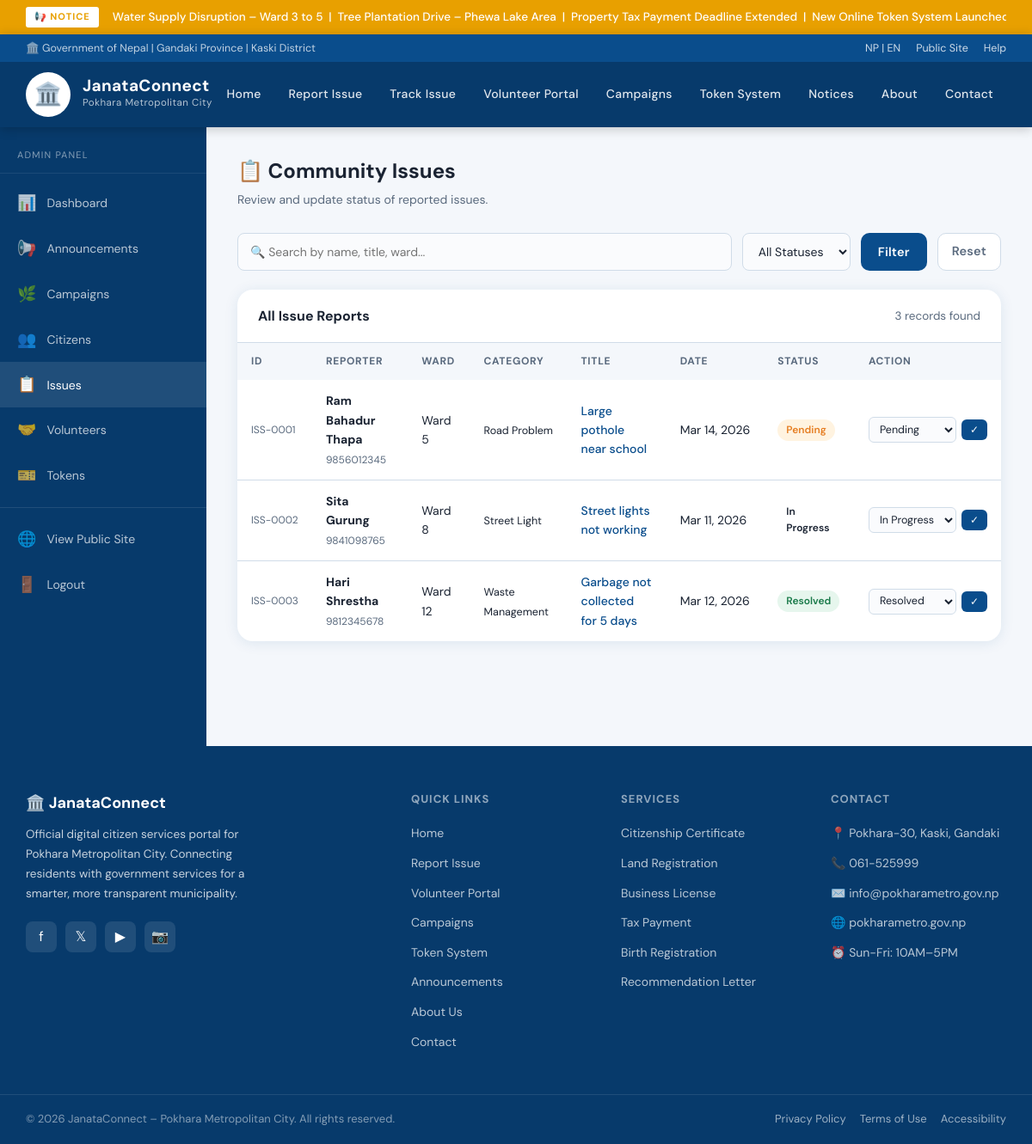
The page /admin/issues.php (signed in) on the database its author committed.
### tables this page shows
CREATE TABLE IF NOT EXISTS issues (
    id INT AUTO_INCREMENT PRIMARY KEY,
    name VARCHAR(120) NOT NULL,
    phone VARCHAR(20) NOT NULL,
    email VARCHAR(120),
    ward VARCHAR(10) NOT NULL,
    category VARCHAR(60) NOT NULL,
    title VARCHAR(200) NOT NULL,
    description TEXT NOT NULL,
    location VARCHAR(300),
    photo VARCHAR(300),
    date DATE NOT NULL,
    status ENUM('Pending', 'In Progress', 'Resolved') DEFAULT 'Pending',
    created_at TIMESTAMP DEFAULT CURRENT_TIMESTAMP,
    updated_at TIMESTAMP DEFAULT CURRENT_TIMESTAMP ON UPDATE CURRENT_TIMESTAMP
);

### admin/issues.php (the view, shortened to what this page needs)
<?php
$conn = getDB();
$where = '';
$issues = $conn->query("SELECT * FROM issues WHERE 1=1 $where ORDER BY created_at DESC");
?>
<!DOCTYPE html>
<html lang="en">
<head>
  <link rel="stylesheet" href="../css/style.css">
</head>
<body>
<?php include '../includes/header.php'; ?>
<div class="admin-layout">
  <?php include 'sidebar.php'; ?>
  <main class="admin-main">
    <div class="admin-header">
      <div><h1>📋 Community Issues</h1><p>Review and update status of reported issues.</p></div>
    </div>
    <form method="GET" style="display:flex;gap:12px;margin-bottom:22px;flex-wrap:wrap;">
      <input type="text" name="search" placeholder="🔍 Search by name, title, ward..." value="<?= htmlspecialchars($_GET['search'] ?? '') ?>" style="flex:1;min-width:200px;padding:9px 14px;border:1.5px solid #d0dce8;border-radius:8px;font-size:14px;font-family:inherit;">
      <select name="filter" style="padding:9px 14px;border:1.5px solid #d0dce8;border-radius:8px;font-size:14px;font-family:inherit;">
        <option value="">All Statuses</option>
      </select>
      <button type="submit" class="btn btn-blue" style="padding:9px 20px;">Filter</button>
      <a href="issues.php" class="btn" style="padding:9px 16px;border:1.5px solid #d0dce8;color:#5a6a7e;background:white;">Reset</a>
    </form>
    <div class="data-table">
      <div class="table-header">
        <h3>All Issue Reports</h3>
        <span style="font-size:13.5px;color:#5a6a7e;"><?= $issues->num_rows ?> records found</span>
      </div>
      <table>
        <thead>
          <tr><th>ID</th><th>Reporter</th><th>Ward</th><th>Category</th><th>Title</th><th>Date</th><th>Status</th><th>Action</th></tr>
        </thead>
        <tbody>
          <?php while ($row = $issues->fetch_assoc()): ?>
          <tr>
            <td style="font-size:12px;color:#5a6a7e;white-space:nowrap;">ISS-<?= str_pad($row['id'], 4, '0', STR_PAD_LEFT) ?></td>
            <td>
              <strong style="font-size:14px;"><?= htmlspecialchars($row['name']) ?></strong><br>
              <span style="font-size:12px;color:#5a6a7e;"><?= htmlspecialchars($row['phone']) ?></span>
            </td>
            <td>Ward <?= htmlspecialchars($row['ward']) ?></td>
            <td><span style="font-size:12.5px;"><?= htmlspecialchars($row['category']) ?></span></td>
            <td>
              <a href="issue_detail.php?id=<?= $row['id'] ?>" style="color:#0a4d8c;text-decoration:none;font-weight:500;"><?= htmlspecialchars(substr($row['title'], 0, 35)) ?><?= strlen($row['title']) > 35 ? '...' : '' ?></a>
            </td>
            <td style="white-space:nowrap;"><?= date('M j, Y', strtotime($row['date'])) ?></td>
            <td>
              <span class="badge badge-<?= strtolower(str_replace(' ', '-', $row['status'])) ?>" id="badge-<?= $row['id'] ?>">
                <?= htmlspecialchars($row['status']) ?>
              </span>
            </td>
            <td>
              <form method="POST" style="display:flex;gap:6px;align-items:center;">
                <select name="status" id="status-<?= $row['id'] ?>" style="padding:5px 8px;border:1.5px solid #d0dce8;border-radius:6px;font-size:12.5px;font-family:inherit;">
                  <option <?= $row['status']=='Pending' ? 'selected' : '' ?>>Pending</option>
                  <option <?= $row['status']=='In Progress' ? 'selected' : '' ?>>In Progress</option>
                  <option <?= $row['status']=='Resolved' ? 'selected' : '' ?>>Resolved</option>
                </select>
                <button type="submit" style="padding:5px 10px;background:#0a4d8c;color:white;border:none;border-radius:6px;font-size:12px;cursor:pointer;">✓</button>
              </form>
            </td>
          </tr>
          <?php endwhile; ?>
        </tbody>
      </table>
    </div>
  </main>
</div>
<?php include '../includes/footer.php'; ?>

### css/style.css (style rules this page uses)
:root { --primary: #0a4d8c; --primary-dark: #073a6b; --primary-light: #1a6bbf; --accent: #e8a000; --accent-light: #f5c842; --red: #c0392b; --green: #1a7a4a; --text: #1a2332; --text-muted: #5a6a7e; --bg: #f4f7fb; --bg-white: #ffffff; --border: #d0dce8; --shadow: 0 2px 16px rgba(10,77,140,0.10); --shadow-md: 0 4px 32px rgba(10,77,140,0.14); --radius: 10px; --radius-lg: 18px; --transition: 0.22s ease; }
*, *::before, *::after { box-sizing: border-box; margin: 0; padding: 0; }
html { scroll-behavior: smooth; }
body { font-family: 'DM Sans', 'Mukta', sans-serif; background: var(--bg); color: var(--text); line-height: 1.6; min-height: 100vh; }
.btn { display: inline-flex; align-items: center; gap: 8px; padding: 11px 24px; border-radius: var(--radius); font-size: 14.5px; font-weight: 600; text-decoration: none; border: none; cursor: pointer; transition: var(--transition); letter-spacing: 0.2px; font-family: inherit; }
.btn-blue { background: var(--primary); color: white; }
input, select, textarea { padding: 10px 14px; border: 1.5px solid var(--border); border-radius: var(--radius); font-size: 14.5px; font-family: inherit; color: var(--text); background: #fafbfd; transition: var(--transition); outline: none; }
.admin-layout { display: grid; grid-template-columns: 240px 1fr; min-height: calc(100vh - 80px); }
.admin-main { padding: 32px 36px; background: var(--bg); }
.admin-header { display: flex; justify-content: space-between; align-items: center; margin-bottom: 28px; }
.admin-header h1 { font-size: 24px; font-weight: 700; }
.admin-header p { color: var(--text-muted); font-size: 14px; margin-top: 3px; }
.data-table { background: white; border-radius: var(--radius-lg); box-shadow: var(--shadow); overflow: hidden; }
.table-header { padding: 18px 24px; border-bottom: 1px solid var(--border); display: flex; justify-content: space-between; align-items: center; }
.table-header h3 { font-size: 16px; font-weight: 700; }
table { width: 100%; border-collapse: collapse; }
thead { background: #f4f7fb; }
th { padding: 12px 16px; text-align: left; font-size: 12px; font-weight: 700; text-transform: uppercase; letter-spacing: 0.7px; color: var(--text-muted); }
td { padding: 13px 16px; font-size: 14px; border-bottom: 1px solid var(--border); color: var(--text); }
tr:last-child td { border-bottom: none; }
.badge { display: inline-block; padding: 3px 10px; border-radius: 20px; font-size: 12px; font-weight: 600; }
.badge-pending { background: #fff3e0; color: #e67e22; }
.badge-resolved { background: #e6f6ed; color: var(--green); }

### rows shown on the page
issues: id "0001", name "Ram Bahadur Thapa", phone "9856012345", ward "5", category "Road Problem", title "Large pothole near school", date "Mar 14, 2026", status "Pending"
issues: id "0002", name "Sita Gurung", phone "9841098765", ward "8", category "Street Light", title "Street lights not working", date "Mar 11, 2026", status "In Progress"
issues: id "0003", name "Hari Shrestha", phone "9812345678", ward "12", category "Waste Management", title "Garbage not collected for 5 days", date "Mar 12, 2026", status "Resolved"

### other values the page prints
$_ticker_text "Water Supply Disruption – Ward 3 to 5 | Tree Plantation Drive – Phewa Lake Area | Property Tax Payment Deadline Extended | New Online Token System…"
$issues->num_rows "3"
